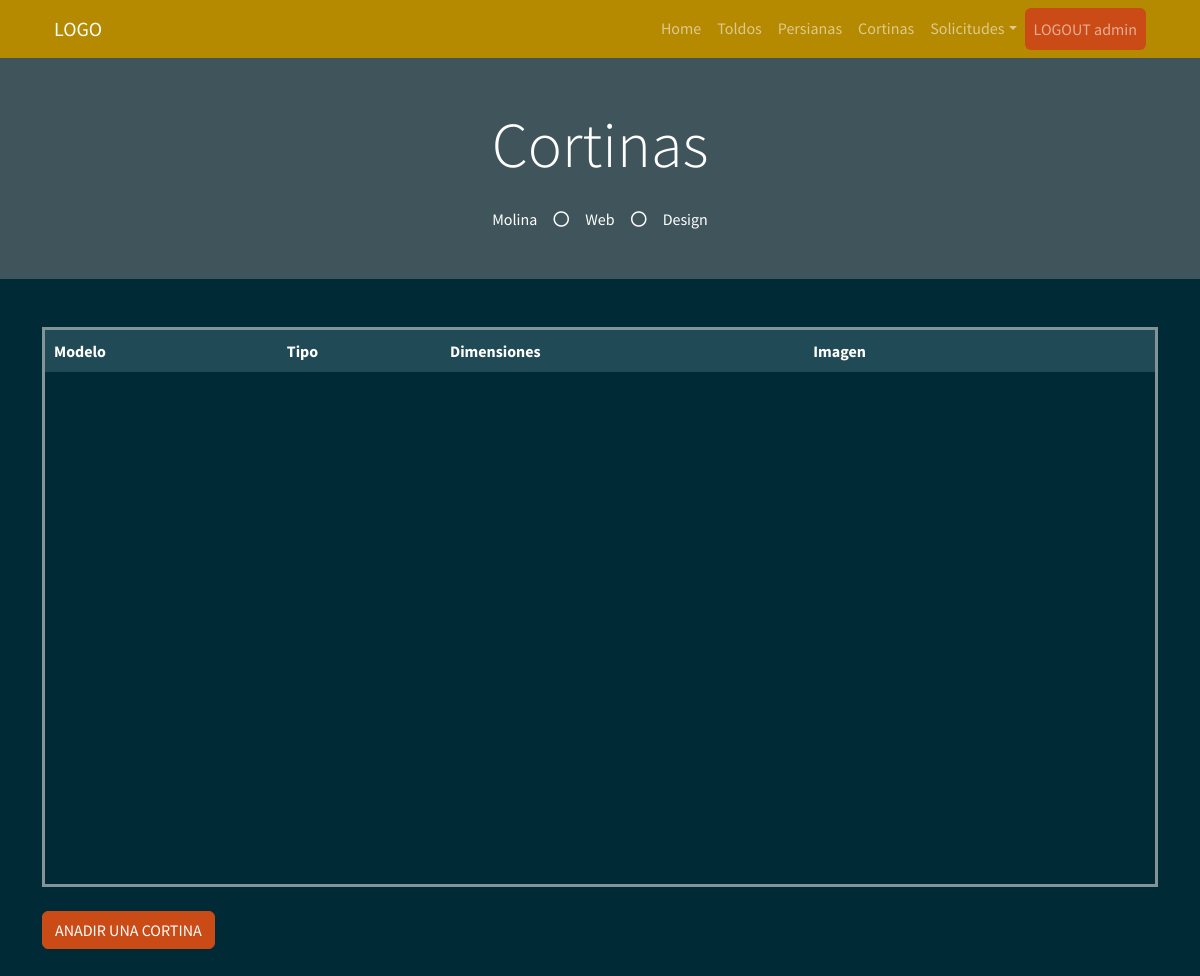
The app's page /cortina (signed in), older data.
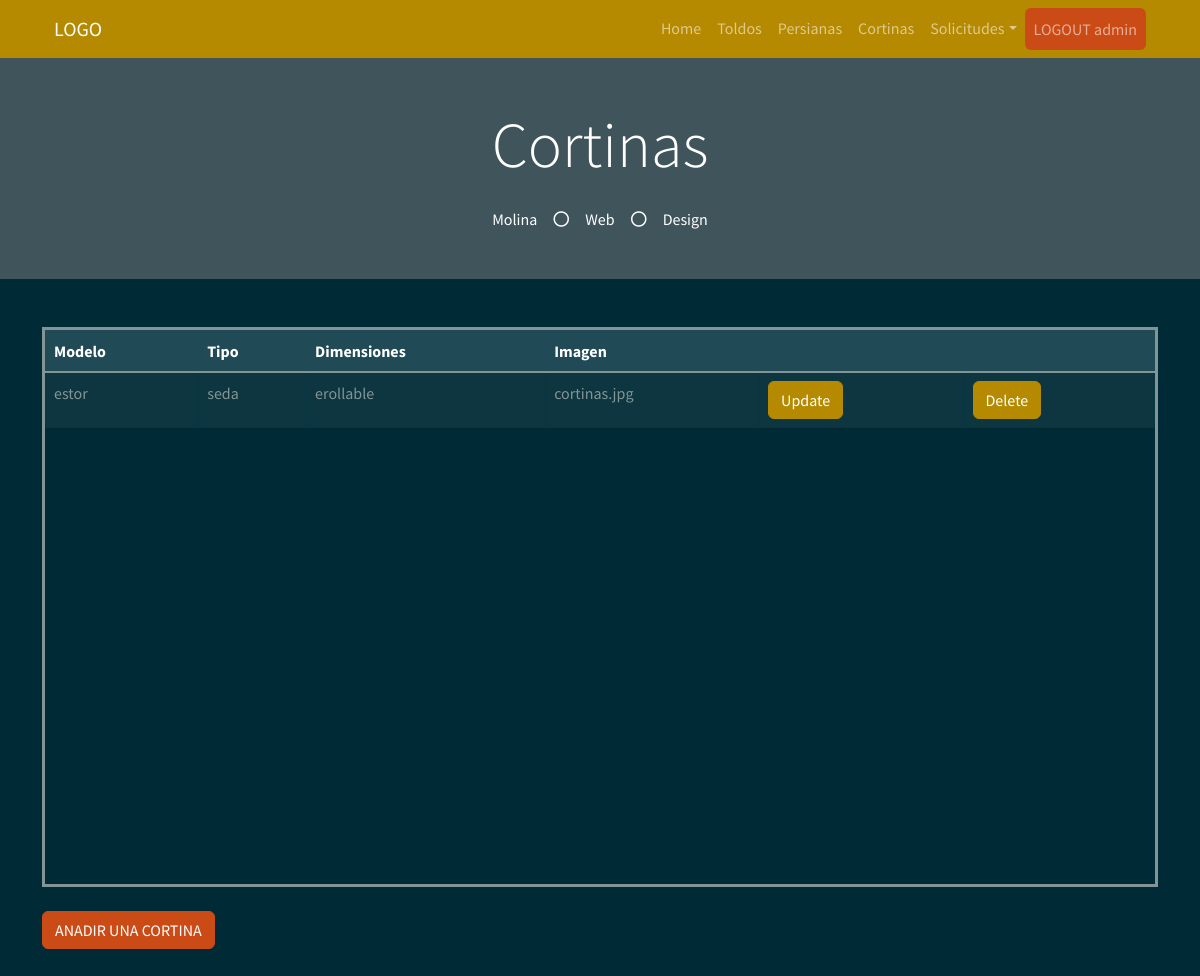
The same page, newer data.
### myapp/models.py (models this page shows)
    class Cortina(db.Model):
        __tablename__ = "Cortina"  # Nombre de la tabla que se crea
        Cortina_id = db.Column("cortina_id", db.Integer, Sequence(
            'cortina_id_seq'),  primary_key=True)
        Tipo = db.Column(db.String(20))
        Tejido = db.Column(db.String(30))
        Estilo = db.Column(db.String(30))
        Imagen = db.Column(db.String(30))

### myapp/views.py (the view)
    @app.route("/cortina", methods=["GET", "POST"])
    def cortina():
        list_cortina = db_access["list_cortinas"]
        cortinas = list_cortina()
        usuario = session['usuario']
        usu = usuario
        return render_template("admin/cortinas/cortinas.html", cortinas=cortinas, usu=usu)

### myapp/templates/admin/cortinas/cortinas.html (shortened to what this page needs)
<!DOCTYPE html>
<html>
<head>
    <link href="https://cdn.jsdelivr.net/npm/bootstrap@5.1.3/dist/css/bootstrap.min.css" rel="stylesheet"
>
    <link rel="stylesheet" href="../static/style/bootstrap.min(8).css">
</head>
<body>
    {% include 'includes/navbar.html' %}
    <div class="jumbotron jumbotron-fluid bg-jumbotron" style=" background-color: rgba(128, 128, 128, 0.5);">
      <div class="container text-center py-5">
        <h3 class="text-white display-3 mb-4">Cortinas</h3>
        <div class="d-inline-flex align-items-center text-white">
          <p class="m-0">Molina</p>
          <i class="far fa-circle px-3"></i>
          <p class="m-0">Web</p>
          <i class="far fa-circle px-3"></i>
          <p class="m-0">Design</p>
        </div>
      </div>
    </div>
    <div class="container my-5">
        <div style=" overflow:auto;  height: 70vh; border-style: solid;">
          <table class="table table-bordered mx-auto">
            <thead class="table-dark">
              <tr class="table-active">
                <th>Modelo</th>
                <th>Tipo</th>
                <th>Dimensiones</th>
                <th>Imagen</th>
                <th></th>
                <th></th>
              </tr>
            </thead>
            <tbody>
              {% for cortina in cortinas %}
              <tr>
                <td> {{ cortina.Tipo }} </td>
                <td> {{ cortina.Tejido }} </td>
                <td> {{ cortina.Estilo }} </td>
                <td> {{ cortina.Imagen }} </td>
                <td> <a class="btn btn-primary" href="#">Update</a></td>
                <td> <a class="btn btn-primary" href="#">Delete</a></td>
              </tr>
              {% endfor %}
            </tbody>
          </table>
        </div>
        <br>
        <a href="/create_cortina" class="btn btn-warning">ANADIR UNA CORTINA</a>
    </div>
</body>
</html>

### myapp/templates/includes/navbar.html (shortened to what this page needs)
<link href="https://cdnjs.cloudflare.com/ajax/libs/font-awesome/5.10.0/css/all.min.css" rel="stylesheet">
<div class="container-fluid bg-primary">
    <div class="container">
        <nav class="navbar navbar-expand-lg navbar-dark">
            <div class="container-fluid">
                <a class="navbar-brand" href="/inicio">LOGO</a>
                <div class="collapse navbar-collapse" id="navbarSupportedContent">
                    <ul class="navbar-nav ms-auto mb-2 mb-lg-0">
                        <li class="nav-item">
                            <a class="nav-link " aria-current="page" href="/inicio">Home</a>
                        </li>
                        <li class="nav-item">
                            <a class="nav-link" href="/toldo">Toldos</a>
                        </li>
                        <li class="nav-item">
                            <a class="nav-link" href="/persiana">Persianas</a>
                        </li>
                        <li class="nav-item">
                            <a class="nav-link" href="/cortina">Cortinas</a>
                        </li>
                        <li class="nav-item dropdown">
                            <a class="nav-link dropdown-toggle" id="solicitudesDropdown" role="button" data-bs-toggle="dropdown" aria-expanded="false">Solicitudes</a>
                        </li>
                        <li class="nav-item">
                            <a href="/logout" class="nav-link  bg-warning btn" tabindex="-1"
                                aria-disabled="true">LOGOUT {{usu}}</a>
                        </li>
                    </ul>
                </div>
            </div>
        </nav>
    </div>
</div>

Row changes from the older to the newer data that the page shows:
added Cortina: Tipo "estor", Tejido "seda", Estilo "erollable", Imagen "cortinas.jpg"
